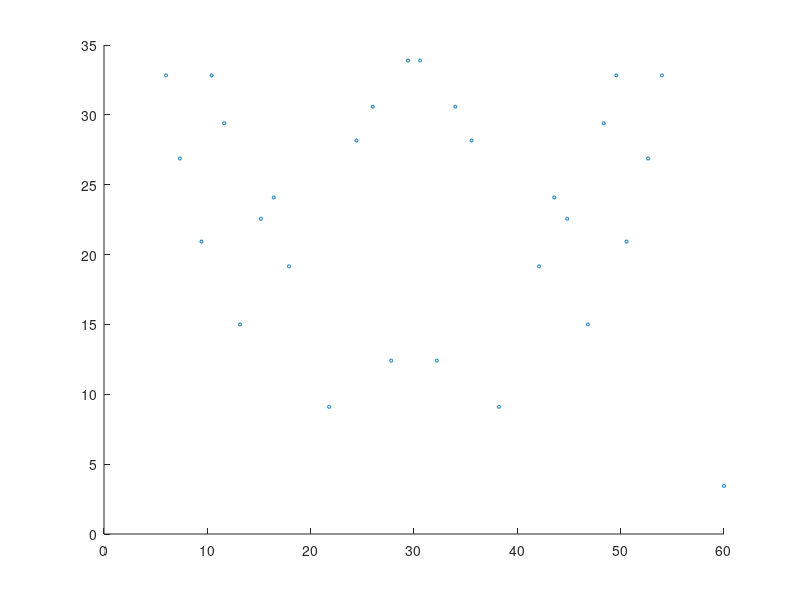
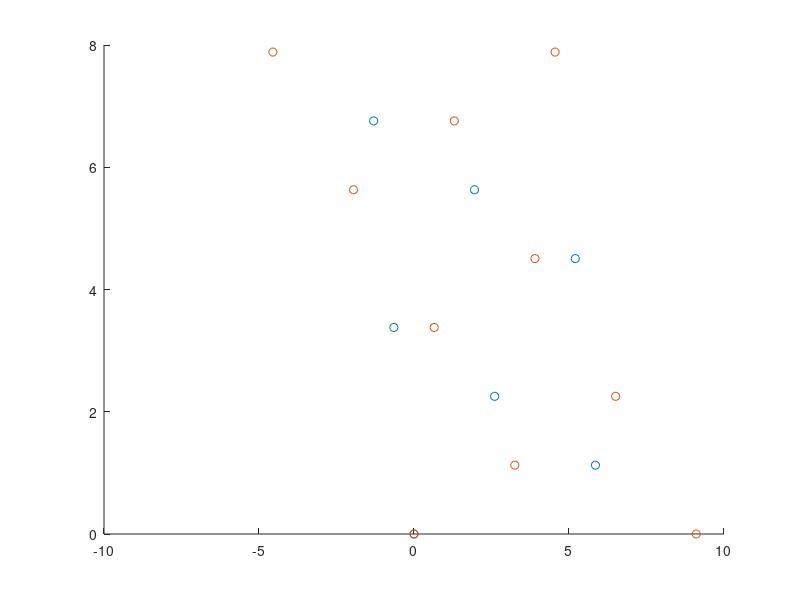

These figures' MATLAB source, in order: (Note: this script raises an error after producing the figures.)
%% Determine the supercell length
clear variables;
nMax = 40;
mMax = 40;
a = 3.441;
cutMaxA = 10* a;

theta1 = zeros(nMax, mMax);
theta2 = zeros(nMax, mMax);
theta3 = zeros(nMax, mMax);
theta4 = zeros(nMax, mMax);
length1 = zeros(nMax, mMax);
length2 = zeros(nMax, mMax);
length3 = zeros(nMax, mMax);
length4 = zeros(nMax, mMax);

for numIdxN = 1: nMax
    for numIdxM = 1: mMax
        theta1(numIdxN, numIdxM) = 2*atand((2*numIdxN - 1)/(sqrt(3)* (2*numIdxM - 1)));
        theta2(numIdxN, numIdxM) = 2*atand(numIdxN/(sqrt(3)* numIdxM));
        theta3(numIdxN, numIdxM) = 2*atand((sqrt(3)* (2*numIdxM - 1))/(2*numIdxN - 1));
        theta4(numIdxN, numIdxM) = 2*atand((sqrt(3)* numIdxM)/numIdxN);
        length1(numIdxN, numIdxM) = a/2 * sqrt((2*numIdxN - 1)^2 + 3*(2*numIdxM - 1)^2);
        length2(numIdxN, numIdxM) = a* sqrt(numIdxN^2 + 3* numIdxM^2);
    end
end
length3 = length1;
length4 = length2;

% [sortedTheta1, sortedIndex1] = sort(theta1(:));
% [sortedn1, sortedm1] = ind2sub(size(theta1), sortedIndex1);
% [sortedTheta2, sortedIndex2] = sort(theta2(:));
% [sortedn2, sortedm2] = ind2sub(size(theta2), sortedIndex2);
% 
% figure();
% hold on;
% scatter(sortedTheta1, length1(sortedIndex1), 5, 'b');
% scatter(sortedTheta2, length2(sortedIndex2), 5, 'r');
% hold off;

thetaMix = [theta1, theta2, theta3, theta4];
lengthMix = [length1, length2, length3, length4];
[sortedThetaMix, sortedIndexMix] = sort(thetaMix(:));
[sortednMix, sortedmMix] = ind2sub(size(thetaMix), sortedIndexMix);
while ~prod(sortedmMix <= 20)
    sortedmMix(sortedmMix > 20) = sortedmMix(sortedmMix > 20) - 20;
end
sortedMixType = nan(size(thetaMix));
sortedMixType = 1*(sortedIndexMix(:) <= (numel(thetaMix)/4)) + 2*(sortedIndexMix(:) > (numel(thetaMix)/4) & sortedIndexMix(:) <= (numel(thetaMix)/2)) ...
    + 3* (sortedIndexMix(:) > (numel(thetaMix)/2) & sortedIndexMix(:) <= (numel(thetaMix)*3/4)) + 4*(sortedIndexMix(:) > (numel(thetaMix)*3/4));
% scatter(sortedThetaMix, lengthMix(sortedIndexMix), 5);

[thetaMixUnique, sortedIndexMixUnique] = uniquetol(thetaMix);
lengthMixUnique = nan(size(thetaMixUnique));
sortedmMixUnique = nan(size(thetaMixUnique));
sortednMixUnique = nan(size(thetaMixUnique));
sortedMixTypeUnique = nan(size(thetaMixUnique));
for numIdx = 1: length(thetaMixUnique)
    searchIndex = abs(thetaMixUnique(numIdx) -  sortedThetaMix) < 1e-8;
    lengthMixUnique(numIdx) = min(lengthMix(sortedIndexMix(searchIndex)));
    tmpIndex = searchIndex & abs(lengthMix(sortedIndexMix) - lengthMixUnique(numIdx))< 1e-8;
    sortedmMixUnique(numIdx) = sortedmMix(tmpIndex);
    sortednMixUnique(numIdx) = sortednMix(tmpIndex);
    sortedMixTypeUnique(numIdx) = sortedMixType(tmpIndex);
end

% figure;
% scatter(thetaMixUnique, lengthMixUnique, 5);
% plot(thetaMixUnique, lengthMixUnique);

cutIndex = lengthMixUnique < cutMaxA;
thetaMixUniqueCut = thetaMixUnique(cutIndex);
lengthMixUniqueCut = lengthMixUnique(cutIndex);
sortedmMixUniqueCut = sortedmMixUnique(cutIndex);
sortednMixUniqueCut = sortednMixUnique(cutIndex);
sortedMixTypeUniqueCut = sortedMixTypeUnique(cutIndex);

figure;
scatter(thetaMixUniqueCut, lengthMixUniqueCut, 5);
xlim([0, 60]);

% Clear variables
clear length1 length2 length3 length4 lengthMix theta1 theta2 theta3 theta4 thetaMix
clear cutMaxA mMax nMax numIdx numIdxM numIdxN tmpIndex cutIndex
clear lengthMixUnique searchIndex sortedmMix sortedMixType sortedMixTypeUnique sortedIndexMix sortedmMix sortedmMixUnique
clear sortedIndexMixUnique sortednMix sortednMixUnique sortedThetaMix thetaMixUnique
%% Generates the lattice
a = 3.441;  % a-axies of the lattice
b = a;      % b-axies of the lattice
gamma = 120;% angle of <a, b>
sizeLattice = 21;  % Scale of the system (should be odd)

% Initialize of the variables
centerOrder = (sizeLattice + 1) ./ 2;
lattice.x = zeros(sizeLattice);
lattice.y = zeros(sizeLattice);
% Difference in x and y in the primitive cell
deltaA = [a, 0];
deltaB = [b*cosd(gamma), b*sind(gamma)];
% Set the zero of the axies
lattice.x(sizeLattice, 1) = 0;
lattice.y(sizeLattice, 1) = 0;
% Initialize the position of the center
lattice.x(centerOrder, centerOrder) = ((centerOrder - 1)*deltaA(1) + (sizeLattice - centerOrder)*deltaB(1));
lattice.y(centerOrder, centerOrder) = ((centerOrder - 1)*deltaA(2) + (sizeLattice - centerOrder)*deltaB(2));
% Calculate the distance from the center
for row = sizeLattice: -1: 1
    for column = 1: sizeLattice
        lattice.x(row, column) = ((column - 1)*deltaA(1) + (sizeLattice - row)*deltaB(1));
        lattice.y(row, column) = ((column - 1)*deltaA(2) + (sizeLattice - row)*deltaB(2));
        lattice.hoppingA(row, column) = column - centerOrder;
        lattice.hoppingB(row, column) = centerOrder - row;
    end
end
% Move the center to the axis zero
lattice.x = lattice.x - lattice.x(centerOrder, centerOrder);
lattice.y = lattice.y - lattice.y(centerOrder, centerOrder);

%% Rotation
% Construct layers
d = 1.6628674201302;
D = 3.00666428509691;
vacuumLength = 20;
numberOfLayers = 2;
rotationNumIdx = 39;
% for rotationNumIdx = 13: 13
rotationDegree = thetaMixUniqueCut(rotationNumIdx)/2;
supercellLattice = lengthMixUniqueCut(rotationNumIdx);
supercellBoundx = [0, supercellLattice, supercellLattice/2, -supercellLattice/2, 0];
supercellBoundy = [0, 0, sqrt(3)/2 * supercellLattice, sqrt(3)/2 * supercellLattice, 0];
offsetSe1 = [deltaA', deltaB']*[2/3; 1/3];
% offsetSe1 = [deltaA', deltaB']*[1/3; 2/3];
offsetSe2 = [deltaA', deltaB']*[1/3; 2/3];
layer{1}.Se1.x = lattice.x + offsetSe1(1);
layer{1}.Se1.y = lattice.y + offsetSe1(2);
layer{1}.Se1.z = zeros(size(lattice.x));
layer{1}.V.x = lattice.x;
layer{1}.V.y = lattice.y;
layer{1}.V.z = zeros(size(lattice.x)) + d;
layer{1}.Se2.x = lattice.x + offsetSe2(1);
layer{1}.Se2.y = lattice.y + offsetSe2(2);
layer{1}.Se2.z = zeros(size(lattice.x)) + 2*d;

layer{2} = layer{1};
layer{2}.Se1.z = layer{1}.Se1.z + D + 2*d;
layer{2}.Se2.z = layer{1}.Se2.z + D + 2*d;
layer{2}.V.z = layer{1}.V.z + D + 2*d;

% Rotation Process
for i = 1: numberOfLayers
    % layer0: counterclock; layer1: clock
    switch i
        case 1
            rotationMatrix = ...
                [cosd(rotationDegree), -sind(rotationDegree), 0; sind(rotationDegree), cosd(rotationDegree), 0; 0 0 1];
        case 2
            rotationMatrix = ...
                [cosd(-rotationDegree), -sind(-rotationDegree), 0; sind(-rotationDegree), cosd(-rotationDegree), 0; 0 0 1];
    end
    switch sortedMixTypeUniqueCut(rotationNumIdx)
        case {1, 2}
            correctMatrix = [cosd(-30), -sind(-30), 0; sind(-30), cosd(-30), 0; 0 0 1];
        case {3, 4}
            correctMatrix = [1 0 0; 0 1 0; 0 0 1];
    end
    for numIdx = 1: numel(layer{i}.V.x)
        tmpMat = [layer{i}.Se1.x(numIdx), layer{i}.Se1.y(numIdx), layer{i}.Se1.z(numIdx)]';
        tmpMat = correctMatrix * rotationMatrix * tmpMat;
        layer{i}.Se1.x(numIdx) = tmpMat(1);
        layer{i}.Se1.y(numIdx) = tmpMat(2);
        layer{i}.Se1.z(numIdx) = tmpMat(3);
        
        tmpMat = [layer{i}.Se2.x(numIdx), layer{i}.Se2.y(numIdx), layer{i}.Se2.z(numIdx)]';
        tmpMat = correctMatrix * rotationMatrix * tmpMat;
        layer{i}.Se2.x(numIdx) = tmpMat(1);
        layer{i}.Se2.y(numIdx) = tmpMat(2);
        layer{i}.Se2.z(numIdx) = tmpMat(3);
        
        tmpMat = [layer{i}.V.x(numIdx), layer{i}.V.y(numIdx), layer{i}.V.z(numIdx)]';
        tmpMat = correctMatrix * rotationMatrix * tmpMat;
        layer{i}.V.x(numIdx) = tmpMat(1);
        layer{i}.V.y(numIdx) = tmpMat(2);
        layer{i}.V.z(numIdx) = tmpMat(3);
    end
    % Cut the supercell
    layer{i}.V.inSupercell = inpolygon(layer{i}.V.x, layer{i}.V.y, supercellBoundx, supercellBoundy);
    layer{i}.Se1.inSupercell = inpolygon(layer{i}.Se1.x, layer{i}.Se1.y, supercellBoundx, supercellBoundy);
    layer{i}.Se2.inSupercell = inpolygon(layer{i}.Se2.x, layer{i}.Se2.y, supercellBoundx, supercellBoundy);
end

% 
% fig = figure;
% hold on;
% % scatter3(layer{1}.Se1.x(:), layer{1}.Se1.y(:), layer{1}.Se1.z(:), 'green');
% scatter3(layer{1}.V.x(:), layer{1}.V.y(:), layer{1}.V.z(:), 'red');
% % scatter3(layer{1}.Se2.x(:), layer{1}.Se2.y(:), layer{1}.Se2.z(:), 'green');
% % scatter3(layer{2}.Se1.x(:), layer{2}.Se1.y(:), layer{2}.Se1.z(:), 'green');
% scatter3(layer{2}.V.x(:), layer{2}.V.y(:), layer{2}.V.z(:), 'blue');
% % scatter3(layer{2}.Se2.x(:), layer{2}.Se2.y(:), layer{2}.Se2.z(:), 'green');
% hold off
% maxLim = max(abs([fig.Children.XLim, fig.Children.YLim]));
% fig.Children.XLim = [-maxLim, maxLim];
% fig.Children.YLim = [-maxLim, maxLim];

fig = figure;
hold on;
% scatter3(layer{1}.Se1.x(:), layer{1}.Se1.y(:), layer{1}.Se1.z(:), 'green');
scatter3(layer{1}.V.x(layer{1}.V.inSupercell), layer{1}.V.y(layer{1}.V.inSupercell), layer{1}.V.z(layer{1}.V.inSupercell), 'red');
% scatter3(layer{1}.Se2.x(:), layer{1}.Se2.y(:), layer{1}.Se2.z(:), 'green');
% scatter3(layer{2}.Se1.x(:), layer{2}.Se1.y(:), layer{2}.Se1.z(:), 'green');
scatter3(layer{2}.V.x(layer{2}.V.inSupercell), layer{2}.V.y(layer{2}.V.inSupercell), layer{2}.V.z(layer{2}.V.inSupercell), 'blue');
% scatter3(layer{2}.Se2.x(:), layer{2}.Se2.y(:), layer{2}.Se2.z(:), 'green');
hold off
maxLim = max(abs([fig.Children.XLim, fig.Children.YLim]));
fig.Children.XLim = [-maxLim, maxLim];
fig.Children.YLim = [-maxLim, maxLim];

% Calculate POSCAR
supercellC = vacuumLength + 4*d + D;
VatomNumber = 0;
SeatomNumber = 0;
superCell.V.x = layer{1}.V.x(layer{1}.V.inSupercell);
superCell.V.y = layer{1}.V.y(layer{1}.V.inSupercell);
superCell.V.z = layer{1}.V.z(layer{1}.V.inSupercell);
superCell.Se.x = cat(1, layer{1}.Se1.x(layer{1}.Se1.inSupercell), layer{1}.Se2.x(layer{1}.Se2.inSupercell));
superCell.Se.y = cat(1, layer{1}.Se1.y(layer{1}.Se1.inSupercell), layer{1}.Se2.y(layer{1}.Se2.inSupercell));
superCell.Se.z = cat(1, layer{1}.Se1.z(layer{1}.Se1.inSupercell), layer{1}.Se2.z(layer{1}.Se2.inSupercell));
for i = 1: numberOfLayers
    VatomNumber = VatomNumber + length(layer{i}.V.x(layer{i}.V.inSupercell));
    SeatomNumber = SeatomNumber + length(layer{i}.Se1.x(layer{i}.Se1.inSupercell)) + length(layer{i}.Se2.x(layer{i}.Se2.inSupercell));
    if i >= 2
        superCell.V.x = cat(1, superCell.V.x, layer{i}.V.x(layer{i}.V.inSupercell));
        superCell.V.y = cat(1, superCell.V.y, layer{i}.V.y(layer{i}.V.inSupercell));
        superCell.V.z = cat(1, superCell.V.z, layer{i}.V.z(layer{i}.V.inSupercell));
        superCell.Se.x = cat(1, superCell.Se.x, layer{i}.Se1.x(layer{i}.Se1.inSupercell), layer{i}.Se2.x(layer{i}.Se2.inSupercell));
        superCell.Se.y = cat(1, superCell.Se.y, layer{i}.Se1.y(layer{i}.Se1.inSupercell), layer{i}.Se2.y(layer{i}.Se2.inSupercell));
        superCell.Se.z = cat(1, superCell.Se.z, layer{i}.Se1.z(layer{i}.Se1.inSupercell), layer{i}.Se2.z(layer{i}.Se2.inSupercell));
    end
end
% Write POSCAR
fileId = fopen("POSCAR", 'w');
fprintf(fileId, "Degree: %.5f\n", thetaMixUniqueCut(rotationNumIdx));
fprintf(fileId, "   1.00000000000000 \n");
fprintf(fileId, "%24.15f %24.15f %24.15f\n", [supercellLattice, 0, 0]);
fprintf(fileId, "%24.15f %24.15f %24.15f\n", [-supercellLattice/2, sqrt(3)/2*supercellLattice, 0]);
fprintf(fileId, "%24.15f %24.15f %24.15f\n", [0, 0, supercellC]);
fprintf(fileId, "   V    Se\n");
fprintf(fileId, "%6d %6d\n", [VatomNumber, SeatomNumber]);
fprintf(fileId, "Cartesian\n");
for numIdx = 1: VatomNumber
    fprintf(fileId, "% 18.16f % 21.16f % 21.16f\n", [superCell.V.x(numIdx), superCell.V.y(numIdx), superCell.V.z(numIdx)]);
end

for numIdx = 1: SeatomNumber
    fprintf(fileId, "% 18.16f % 21.16f % 21.16f\n", [superCell.Se.x(numIdx), superCell.Se.y(numIdx), superCell.Se.z(numIdx)]);
end
fclose(fileId);
% end
